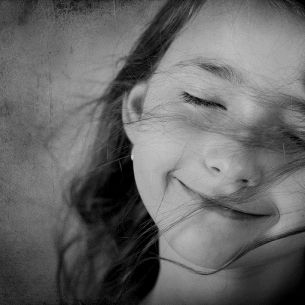
//> input picture test.jpg, 305 x 305 px
$ ./image_convolution PATH/TEST.jpg   (built with g++ and OpenCV 4)
//> lines starting //> are read from the running program, lines starting //| are printed output that depends on the picture
#include <iostream>
#include <opencv2/core/core.hpp>
#include <opencv2/highgui/highgui.hpp>

using namespace std;
using namespace cv;

//定义一个5*5，sigma=0.6的高斯卷积核
int N=5;
double G[5][5]={
		  {6.58573e-006,0.000424781,0.00170354,0.000424781,6.58573e-006},
		  {0.000424781,	0.0273984,  0.109878,  0.0273984,  0.000424781},
		  {0.00170354,	0.109878,   0.440655,  0.109878,   0.00170354},
		  {0.000424781,	0.0273984,  0.109878,  0.0273984,  0.000424781},
		  {6.58573e-006,0.000424781,0.00170354,0.000424781,6.58573e-006},
		};

//定义一个5*5的平均算子核
double P[5][5]={
		  {0.04,0.04,0.04,0.04,0.04},
		  {0.04,0.04,0.04,0.04,0.04},
		  {0.04,0.04,0.04,0.04,0.04},
		  {0.04,0.04,0.04,0.04,0.04},
		  {0.04,0.04,0.04,0.04,0.04}
		};

//主函数
int main(int argc, char **argv)
{
  if (argc != 2)
  {
    cout<<"请输入图片！"<<endl;
    cout<<"./image_convolution PATH/TEST.jpg"<<endl;
    return 0;
  }
  //定义一个opencv下的图像对象
  Mat image;

  //将输入图像赋给image
  //argv[1]表示程序执行的第二个参数，第一个参数是程序名
  //cv::imread用于读取指定路径下的图像
  image = imread( argv[1] );
//> image is the input picture: 305 rows x 305 cols, CV_8UC3; min 0, max 211, mean 102.7

  //如果没有图像输入，输出提示信息，程序结束
  if ( image.data == NULL)
  {
    cout <<"图像载入失败。"<<endl;
    return 0;
  }

  //判断图像是否为彩色图或者深度图
  //如果都不是，输出提示信息，程序结束
  if ( (image.type() != CV_8UC1) && (image.type() != CV_8UC3))
  {
    cout <<"图像不符合要求，请输入一张彩色图或者灰度图。"<<endl;
    return 0;
  }

  //复制两张图像分别进行卷积操作
  Mat image_G = image.clone();
  Mat image_P = image.clone();

  //高斯卷积核
  //遍历图像
  //y 遍历行，x 遍历列。y在外围的for里，所以遍历为一行一行遍历
  //for ( size_t  y=image.rows ; y>N/2; y--)
  for ( size_t  y=N/2 ; y<image_G.rows-N/2; y++)
  {
    for  (size_t   x=N/2*image_G.channels() ; x<(image_G.cols-N/2)*image_G.channels(); x++)
    {
      unsigned char* row_ptr_now = image_G.ptr<unsigned char>( y );
      unsigned char data=0;
      for ( size_t i=0;i<N;i++)
	 for (size_t j=0;j<N;j++)
	 {
	   unsigned char* row_ptr = image_G.ptr<unsigned char>( y-(N/2-i) );
	   data = data + G[i][j]*row_ptr[x-(N/2-j)*image_G.channels()];
	}
      row_ptr_now[x]=data;
    }
  }

  //平均算子核
  //遍历图像
  //y 遍历行，x 遍历列。y在外围的for里，所以遍历为一行一行遍历
  //for ( size_t  y=image.rows ; y>N/2; y--)
  for ( size_t  y=N/2 ; y<image_P.rows-N/2; y++)
  {
    for  (size_t   x=N/2*image_P.channels() ; x<(image_P.cols-N/2)*image_P.channels(); x++)
    {
      unsigned char* row_ptr_now = image_P.ptr<unsigned char>( y );
      unsigned char data=0;
      for ( size_t i=0;i<N;i++)
	 for (size_t j=0;j<N;j++)
	 {
	   unsigned char* row_ptr = image_P.ptr<unsigned char>( y-(N/2-i) );
	   data = data + P[i][j]*row_ptr[x-(N/2-j)*image_P.channels()];
	}
      row_ptr_now[x]=data;
    }
  }
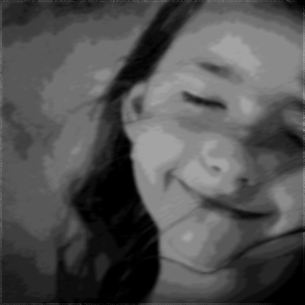
//> image_P: 305 rows x 305 cols, CV_8UC3; min 0, max 163, mean 81.3

  Mat img_show(image.rows,image.cols*3,CV_8UC3);
  //cv::Rect的前两个参数矩形左上角的为x和y坐标，后两个为矩形的宽和高
  image.copyTo( img_show( cv::Rect(0,0,image.cols,image.rows) ) );
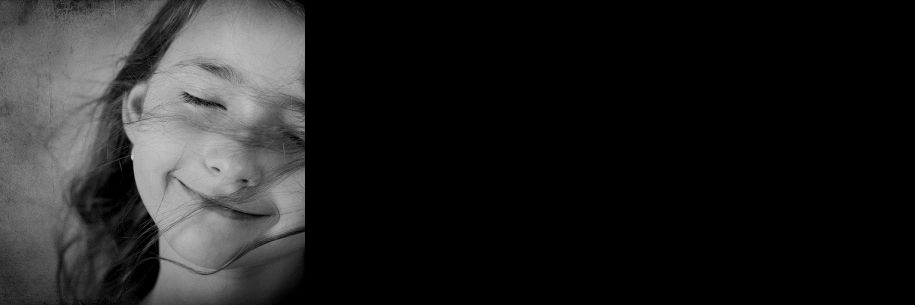
//> img_show: 305 rows x 915 cols, CV_8UC3; min 0, max 211, mean 34.2
  image_G.copyTo( img_show( cv::Rect(image.rows,0,image.cols,image.rows) ) );
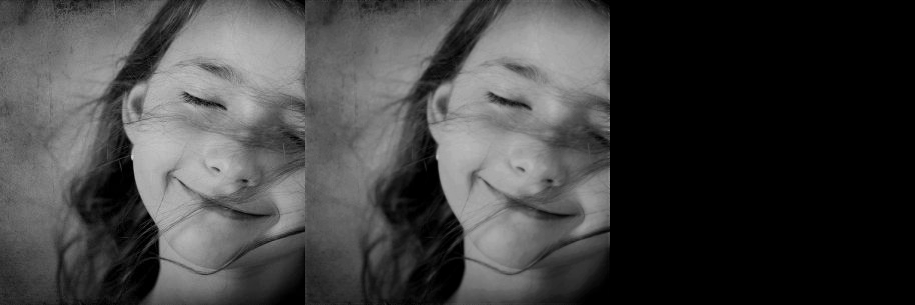
//> img_show: 305 rows x 915 cols, CV_8UC3; min 0, max 211, mean 66
  image_P.copyTo( img_show( cv::Rect(image.rows*2,0,image.cols,image.rows) ) );
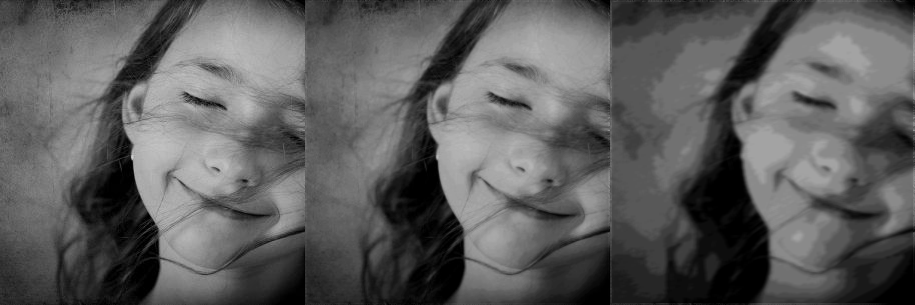
//> img_show: 305 rows x 915 cols, CV_8UC3; min 0, max 211, mean 93.1

  imshow("原图---高斯核---平均算子核",img_show);


  //暂停程序，等待键盘上的一个输入
  cv::waitKey(0);

  //关闭所有打开的图像
  cv::destroyAllWindows();
  return 0;
}
